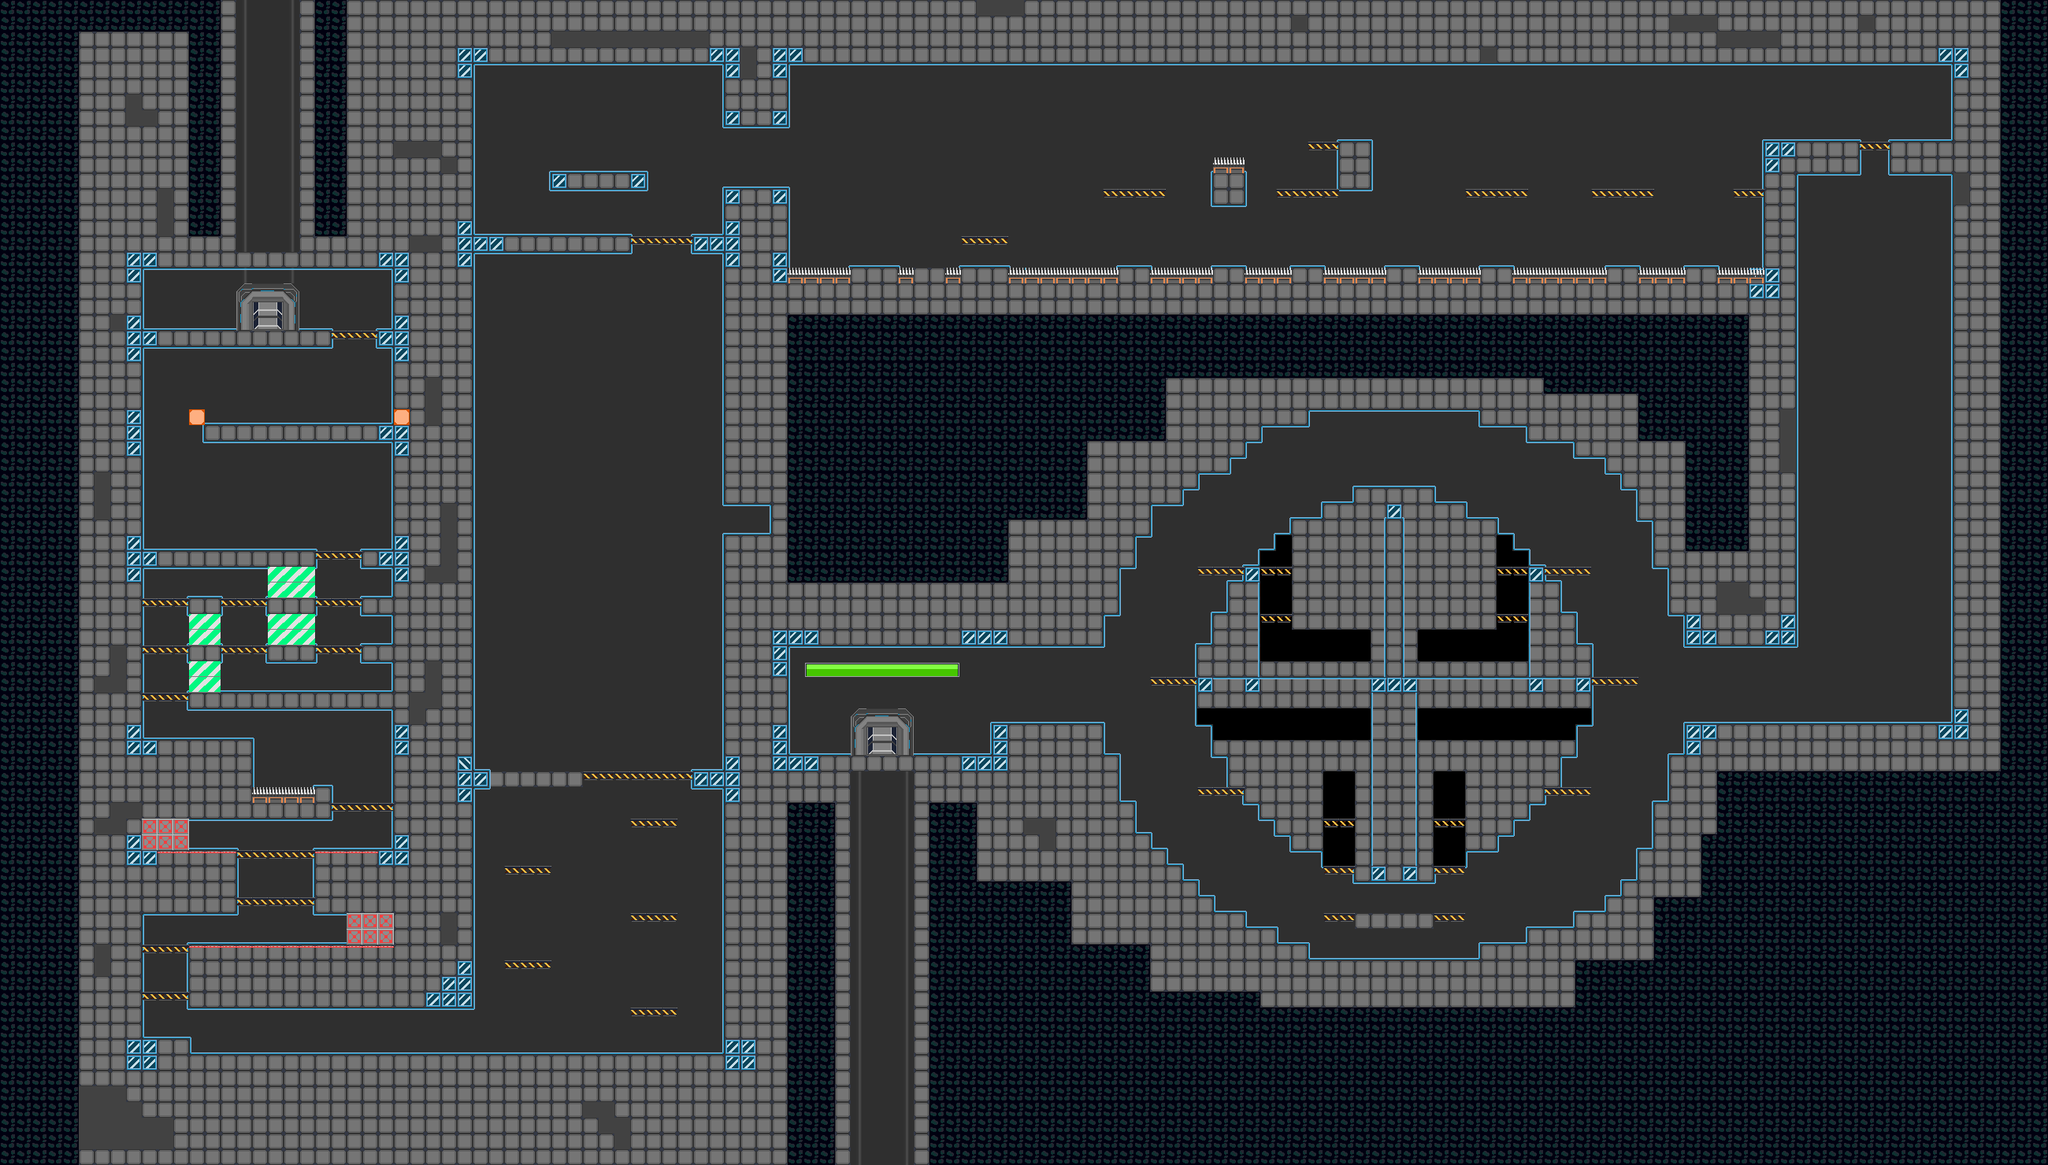

Below is a game level as drawn by its tile map, then a one-line description and the .tmx that defines it (tile-layer data replaced by summaries):
An orthogonal 130x74 tile map with 20x20 px tiles, 8 tile layers (bgFar, bg, light, tile, ...) and 45 objects (9x lift, 8x laser, 6x com, 3x hp, 3x ac, ...).

<map version="1.0" orientation="orthogonal" width="130" height="74" tilewidth="20" tileheight="20" backgroundcolor="#2f2f2f">
 <tileset firstgid="1" name="defTile" tilewidth="20" tileheight="20">
  <image source="../img/defTile.png" width="360" height="280" />
  <terraintypes>
   <terrain name="light" tile="-1" />
  </terraintypes>
  <tile id="7" terrain=",0,0," />
  <tile id="8" terrain="0,,,0" />
  <tile id="25" terrain="0,0,," />
  <tile id="26" terrain=",0,,0" />
  <tile id="42" terrain="0,0,0,0" />
  <tile id="43" terrain=",,0,0" />
  <tile id="44" terrain="0,,0," />
  <tile id="59" terrain=",,0," />
  <tile id="60" terrain=",,,0" />
  <tile id="61" terrain=",0,," />
  <tile id="62" terrain="0,,," />
  <tile id="77" terrain="0,0,,0" />
  <tile id="78" terrain="0,0,0," />
  <tile id="79" terrain="0,,0,0" />
  <tile id="80" terrain=",0,0,0" />
 </tileset>
 <layer name="bgFar" width="130" height="74">
  <data>[9620 cells, 84 non-empty, 1 distinct tile ids]</data>
 </layer>
 <layer name="bg" width="130" height="74">
  <data>[9620 cells, 3813 non-empty, 34 distinct tile ids]</data>
 </layer>
 <layer name="light" width="130" height="74">
  <data>[9620 cells, 2171 non-empty, 15 distinct tile ids]</data>
 </layer>
 <layer name="tile" width="130" height="74">
  <data>[9620 cells, 5718 non-empty, 6 distinct tile ids]</data>
 </layer>
 <layer name="js" width="130" height="74">
  <data>[9620 cells, 154 non-empty, 2 distinct tile ids]</data>
 </layer>
 <layer name="eo" width="130" height="74">
  <data>[9620 cells, 2 non-empty, 1 distinct tile ids]</data>
 </layer>
 <layer name="nail" width="130" height="74">
  <data>[9620 cells, 46 non-empty, 1 distinct tile ids]</data>
 </layer>
 <layer name="cover" width="130" height="74">
  <data>[9620 cells, 92 non-empty, 7 distinct tile ids]</data>
 </layer>
 <objectgroup name="misc" width="130" height="74">
  <object name="start" x="320" y="260" width="40" height="40" />
  <object name="door" x="320" y="380" width="40" height="40" />
  <object name="lift" type="lift" x="180" y="540" width="60" height="160">
   <properties>
    <property name="speed" value="50" />
    <property name="w" value="3" />
   </properties>
  </object>
  <object name="zBallPath" x="1460" y="560" width="620" height="620">
   <ellipse />
  </object>
  <object name="zBallSize" x="1560" y="540" width="120" height="120">
   <ellipse />
  </object>
  <object name="lift" type="lift" x="740" y="700" width="40" height="160">
   <properties>
    <property name="speed" value="50" />
    <property name="start" value="1" />
    <property name="w" value="4" />
   </properties>
  </object>
  <object name="lift" type="lift" x="660" y="580" width="40" height="160">
   <properties>
    <property name="speed" value="50" />
    <property name="start" value="0" />
    <property name="w" value="4" />
   </properties>
  </object>
  <object name="lift" type="lift" x="740" y="460" width="40" height="160">
   <properties>
    <property name="speed" value="50" />
    <property name="start" value="1" />
    <property name="w" value="4" />
   </properties>
  </object>
  <object name="lift" type="lift" x="820" y="820" width="40" height="160">
   <properties>
    <property name="speed" value="50" />
    <property name="start" value="0" />
    <property name="w" value="4" />
   </properties>
  </object>
  <object name="lift" type="lift" x="820" y="340" width="40" height="160">
   <properties>
    <property name="speed" value="50" />
    <property name="start" value="0" />
    <property name="w" value="4" />
   </properties>
  </object>
  <object name="lift" type="lift" x="2340" y="280" width="80" height="640">
   <properties>
    <property name="speed" value="120" />
    <property name="w" value="4" />
   </properties>
  </object>
  <object name="door2" x="1100" y="920" width="40" height="40" />
  <object name="comOut" type="com" x="1240" y="920" width="20" height="40">
   <properties>
    <property name="on" value="0" />
   </properties>
  </object>
  <object name="comLock1" type="com" x="1720" y="800" width="20" height="40">
   <properties>
    <property name="on" value="0" />
   </properties>
  </object>
  <object name="comLock2" type="com" x="1800" y="800" width="20" height="40">
   <properties>
    <property name="on" value="0" />
   </properties>
  </object>
  <object name="comLock4" type="com" x="1800" y="900" width="20" height="40">
   <properties>
    <property name="on" value="0" />
   </properties>
  </object>
  <object name="comLock3" type="com" x="1720" y="900" width="20" height="40">
   <properties>
    <property name="on" value="0" />
   </properties>
  </object>
  <object name="door1" x="320" y="380" width="40" height="40" />
  <object name="comIn" type="com" x="280" y="380" width="20" height="40">
   <properties>
    <property name="on" value="1" />
   </properties>
  </object>
  <object name="end" x="1100" y="1100" width="40" height="40" />
  <object name="warn" x="2180" y="820" width="40" height="100" />
  <object name="border" type="border" x="40" y="20" width="2540" height="1440" />
  <object name="hp" type="hp" x="740" y="1320" width="20" height="20" />
  <object name="hp" type="hp" x="760" y="200" width="20" height="20" />
  <object name="hp" type="hp" x="2440" y="160" width="20" height="20" />
  <object name="lift" type="lift" x="1020" y="240" width="120" height="20">
   <properties>
    <property name="speed" value="50" />
    <property name="start" value="1" />
    <property name="w" value="2" />
   </properties>
  </object>
  <object name="lift" type="lift" x="1220" y="240" width="120" height="20">
   <properties>
    <property name="speed" value="50" />
    <property name="start" value="0" />
    <property name="w" value="2" />
   </properties>
  </object>
  <object name="4 lock left to open the door" type="sign" x="1020" y="840" width="200" height="20">
   <properties>
    <property name="text" value="4 lock left to open the door" />
   </properties>
  </object>
 </objectgroup>
 <objectgroup name="enemy" width="130" height="74">
  <object type="ac" x="480" y="600" width="20" height="40">
   <properties>
    <property name="hang" value="right" />
   </properties>
  </object>
  <object type="gpMid" x="2020" y="140" width="60" height="60" />
  <object name="laser" type="laser" x="140" y="720" width="400" height="40">
   <properties>
    <property name="offTime" value="2.5" />
    <property name="onTime" value="2.5" />
    <property name="start" value="0" />
   </properties>
  </object>
  <object name="laser" type="laser" x="140" y="840" width="400" height="40">
   <properties>
    <property name="offTime" value="2.5" />
    <property name="onTime" value="2.5" />
    <property name="start" value="2.5" />
   </properties>
  </object>
  <object name="laser" type="laser" x="560" y="1120" width="380" height="40">
   <properties>
    <property name="offTime" value="2" />
    <property name="onTime" value="2" />
    <property name="start" value="0" />
   </properties>
  </object>
  <object name="laser" type="laser" x="560" y="1240" width="380" height="40">
   <properties>
    <property name="offTime" value="2" />
    <property name="onTime" value="2" />
    <property name="start" value="0" />
   </properties>
  </object>
  <object name="laser" type="laser" x="560" y="1000" width="380" height="40">
   <properties>
    <property name="offTime" value="2" />
    <property name="onTime" value="2" />
    <property name="start" value="0" />
   </properties>
  </object>
  <object type="ac" x="600" y="820" width="20" height="40">
   <properties>
    <property name="hang" value="left" />
   </properties>
  </object>
  <object type="ac" x="600" y="340" width="20" height="40">
   <properties>
    <property name="hang" value="left" />
   </properties>
  </object>
  </objectgroup>
</map>
<!-- 8 of 45 objects omitted -->
